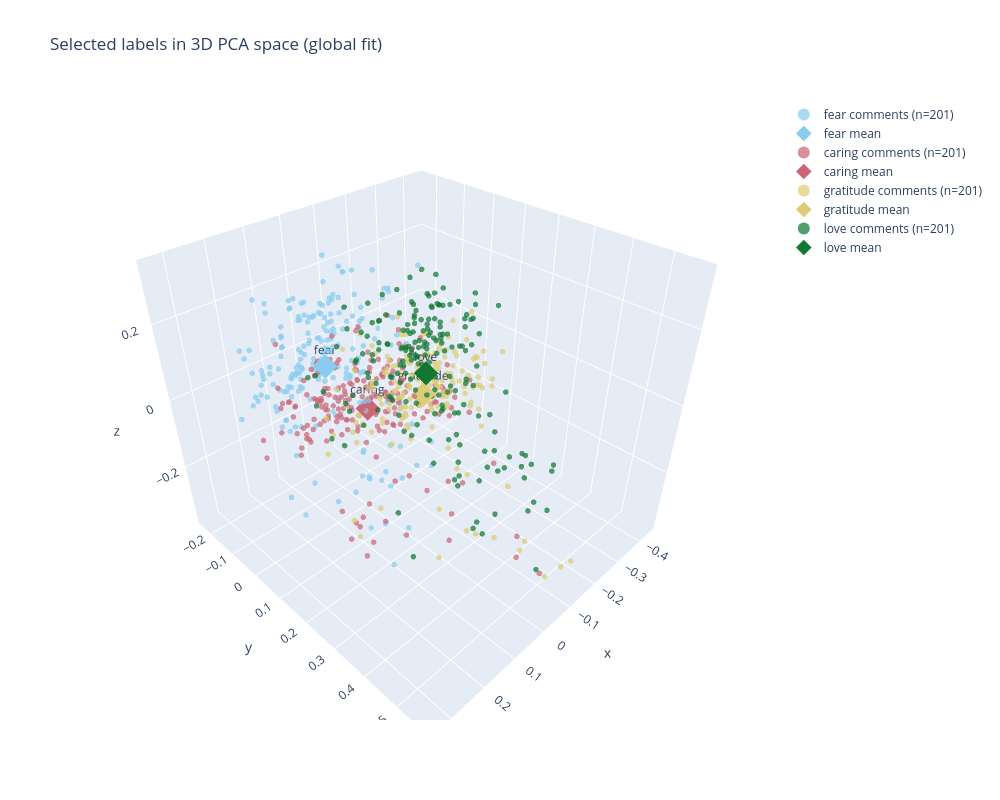

The notebook cell saved with this chart:
### Markdown cell above
## 13. Optional 3D PCA plot for selected labels

This cell saves an interactive HTML plot. Static PNG export requires `kaleido`, because apparently one dependency was not enough.

### Code cell
if HAS_PLOTLY:
    focus_meta = metadata[metadata["label_name"].isin(FOCUS_LABELS)].copy().reset_index(drop=False)
    focus_meta = focus_meta.rename(columns={"index": "_row_original"})

    if MAX_3D_PER_LABEL is not None:
        focus_meta = (
            focus_meta.groupby("label_name", group_keys=False)
            .apply(lambda g: g.sample(n=min(len(g), int(MAX_3D_PER_LABEL)), random_state=SEED))
            .reset_index(drop=True)
        )

    if focus_meta.empty:
        raise ValueError(f"No comments found for labels: {FOCUS_LABELS}")

    X_focus = X[focus_meta["_embedding_row"].to_numpy()]

    if PCA_3D_FIT_SCOPE == "global":
        pca3 = PCA(n_components=3, random_state=SEED)
        pca3.fit(X)
        Z3 = pca3.transform(X_focus)
    elif PCA_3D_FIT_SCOPE == "selected":
        pca3 = PCA(n_components=3, random_state=SEED)
        Z3 = pca3.fit_transform(X_focus)
    else:
        raise ValueError("PCA_3D_FIT_SCOPE must be 'global' or 'selected'")

    plot3d = focus_meta[["label_name", "text"]].copy()
    plot3d["PC1"] = Z3[:, 0]
    plot3d["PC2"] = Z3[:, 1]
    plot3d["PC3"] = Z3[:, 2]

    label_order = [label for label in FOCUS_LABELS if label in set(plot3d["label_name"])]
    colors = px.colors.qualitative.Safe + px.colors.qualitative.Dark24
    color_map = {label: colors[i % len(colors)] for i, label in enumerate(label_order)}

    fig = go.Figure()
    for label in label_order:
        df_lab = plot3d[plot3d["label_name"] == label]
        fig.add_trace(go.Scatter3d(
            x=df_lab["PC1"], y=df_lab["PC2"], z=df_lab["PC3"],
            mode="markers",
            name=f"{label} comments (n={len(df_lab)})",
            marker=dict(size=3.2, opacity=0.72, color=color_map[label]),
            text=df_lab["text"],
            hovertemplate=(
                f"label={label}<br>"
                "PC1=%{x:.3f}<br>PC2=%{y:.3f}<br>PC3=%{z:.3f}<br>"
                "%{text}<extra></extra>"
            ),
        ))
        pts = df_lab[["PC1", "PC2", "PC3"]].to_numpy()
        mean = pts.mean(axis=0)
        fig.add_trace(go.Scatter3d(
            x=[mean[0]], y=[mean[1]], z=[mean[2]],
            mode="markers+text",
            name=f"{label} mean",
            marker=dict(size=8, symbol="diamond", color=color_map[label]),
            text=[label],
            textposition="top center",
        ))

    fig.update_layout(
        title=f"Selected labels in 3D PCA space ({PCA_3D_FIT_SCOPE} fit)",
        #scene=dict(xaxis_title="PC1", yaxis_title="PC2", zaxis_title="PC3"),
        legend=dict(itemsizing="constant"),
        width=1000,
        height=800,
    )

    html_path = OUT_DIR / "selected_labels_pca3.html"
    fig.write_html(html_path)
    print("Saved:", html_path)
    fig.show()
else:
    print("Plotly is not installed; skipping 3D PCA HTML plot.")

### Figure 1 — Plotly figure (JSON) as saved in the notebook; plotly's stock layout.template omitted (floating-point values rounded to 4 significant figures; data arrays with more than 128 entries replaced by an {"elided": "..."} marker saying what was removed)
{"data": [{"hovertemplate": "label=fear<br>PC1=%{x:.3f}<br>PC2=%{y:.3f}<br>PC3=%{z:.3f}<br>%{text}<extra></extra>", "marker": {"color": "rgb(136, 204, 238)", "opacity": 0.72, "size": 3.2}, "mode": "markers", "name": "fear comments (n=201)", "text": {"elided": "201 str values"}, "type": "scatter3d", "x": {"elided": "201 float values"}, "y": {"elided": "201 float values"}, "z": {"elided": "201 float values"}}, {"marker": {"color": "rgb(136, 204, 238)", "size": 8, "symbol": "diamond"}, "mode": "markers+text", "name": "fear mean", "text": ["fear"], "textposition": "top center", "type": "scatter3d", "x": [0.08543], "y": [-0.01639], "z": [0.08076]}, {"hovertemplate": "label=caring<br>PC1=%{x:.3f}<br>PC2=%{y:.3f}<br>PC3=%{z:.3f}<br>%{text}<extra></extra>", "marker": {"color": "rgb(204, 102, 119)", "opacity": 0.72, "size": 3.2}, "mode": "markers", "name": "caring comments (n=201)", "text": {"elided": "201 str values"}, "type": "scatter3d", "x": {"elided": "201 float values"}, "y": {"elided": "201 float values"}, "z": {"elided": "201 float values"}}, {"marker": {"color": "rgb(204, 102, 119)", "size": 8, "symbol": "diamond"}, "mode": "markers+text", "name": "caring mean", "text": ["caring"], "textposition": "top center", "type": "scatter3d", "x": [-0.04989], "y": [-0.03642], "z": [-0.1144]}, {"hovertemplate": "label=gratitude<br>PC1=%{x:.3f}<br>PC2=%{y:.3f}<br>PC3=%{z:.3f}<br>%{text}<extra></extra>", "marker": {"color": "rgb(221, 204, 119)", "opacity": 0.72, "size": 3.2}, "mode": "markers", "name": "gratitude comments (n=201)", "text": {"elided": "201 str values"}, "type": "scatter3d", "x": {"elided": "201 float values"}, "y": {"elided": "201 float values"}, "z": {"elided": "201 float values"}}, {"marker": {"color": "rgb(221, 204, 119)", "size": 8, "symbol": "diamond"}, "mode": "markers+text", "name": "gratitude mean", "text": ["gratitude"], "textposition": "top center", "type": "scatter3d", "x": [-0.2129], "y": [0.0003575], "z": [-0.1321]}, {"hovertemplate": "label=love<br>PC1=%{x:.3f}<br>PC2=%{y:.3f}<br>PC3=%{z:.3f}<br>%{text}<extra></extra>", "marker": {"color": "rgb(17, 119, 51)", "opacity": 0.72, "size": 3.2}, "mode": "markers", "name": "love comments (n=201)", "text": {"elided": "201 str values"}, "type": "scatter3d", "x": {"elided": "201 float values"}, "y": {"elided": "201 float values"}, "z": {"elided": "201 float values"}}, {"marker": {"color": "rgb(17, 119, 51)", "size": 8, "symbol": "diamond"}, "mode": "markers+text", "name": "love mean", "text": ["love"], "textposition": "top center", "type": "scatter3d", "x": [-0.1141], "y": [0.1102], "z": [0.02951]}], "layout": {"height": 800, "legend": {"itemsizing": "constant"}, "title": {"text": "Selected labels in 3D PCA space (global fit)"}, "width": 1000}}
